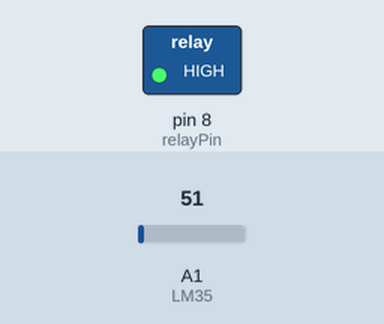
This sketch was run on a simulated Arduino Uno, built with avr-gcc and run on an emulated ATmega328P. Shown: switched loads named in the sketch (green lamp = pin HIGH). The test bench sets the inputs (shaded band); at power-on: A1 (LM35) = 51. What the sketch prints to the serial monitor is not drawn.

Above: at 0.1 s.
Timing chart, 0 to 1.6 s (numbered marks = the images above):
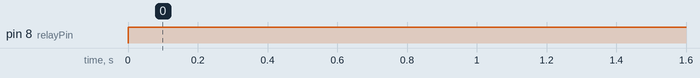

Measured:
- by itself, pin 8 (relayPin): LOW → HIGH at 0.00 s

The sketch:

sketch_apr2a.ino
```cpp
const int LM35 = A1; // Declaring which pin we are using on the Arduino for the serial sensor input.
const int relayPin = 8; // Declaring which pin we are using on the Arduino for the relay output.

void setup () { // The code in this scope will only run one time.
  Serial.begin(9600); // Starting the serial input on the Arduino at a rate of 9600
  pinMode (relayPin, OUTPUT);
}

void loop () { // The code in this scope will run infinitely since it is in a loop.
  float lmvalue = analogRead(LM35);
  // Setting the value that the Arduino reads from the temperature sensor to a variable.

  float tempr = lmvalue*(500/1023); // Converting the voltage it reads to degrees celsius.
  Serial.println(tempr); // Printing out the temperature value calculated to the screen .

  if (tempr < 30){ // Executes the next line if the value we calculated is less than 15 degrees C.
    digitalWrite (relayPin, HIGH); // This will close the loop in the relay, thus turning everything on.
  }
  else { //Executes the next line if the value we calculated is greater than 15 degrees C.
    digitalWrite (relayPin, LOW); // This will open the loop in the relay, thus turning everything off.
  }
  delay(3000);
  // Whatever part of the if-else statment is executed above will be run for 120000 ms or 2 mins.
}
```
